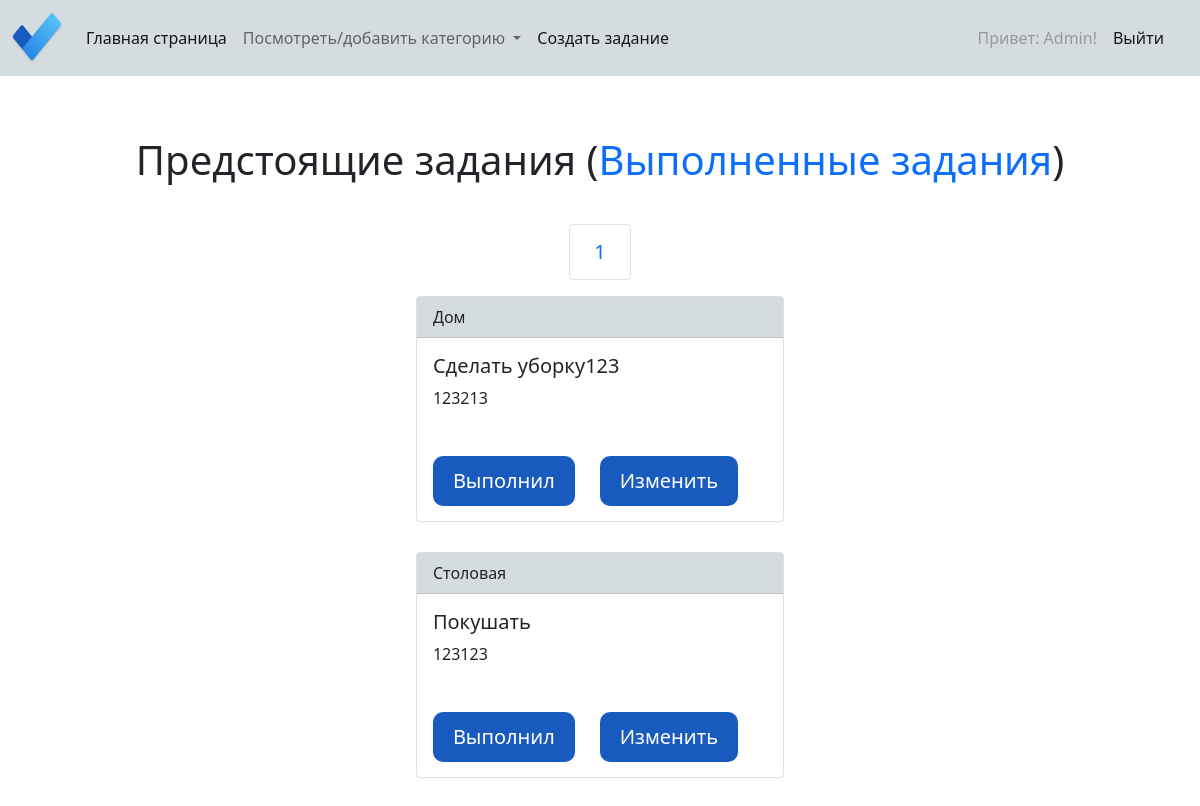
Before: /home/1 (signed in) with the older database file.
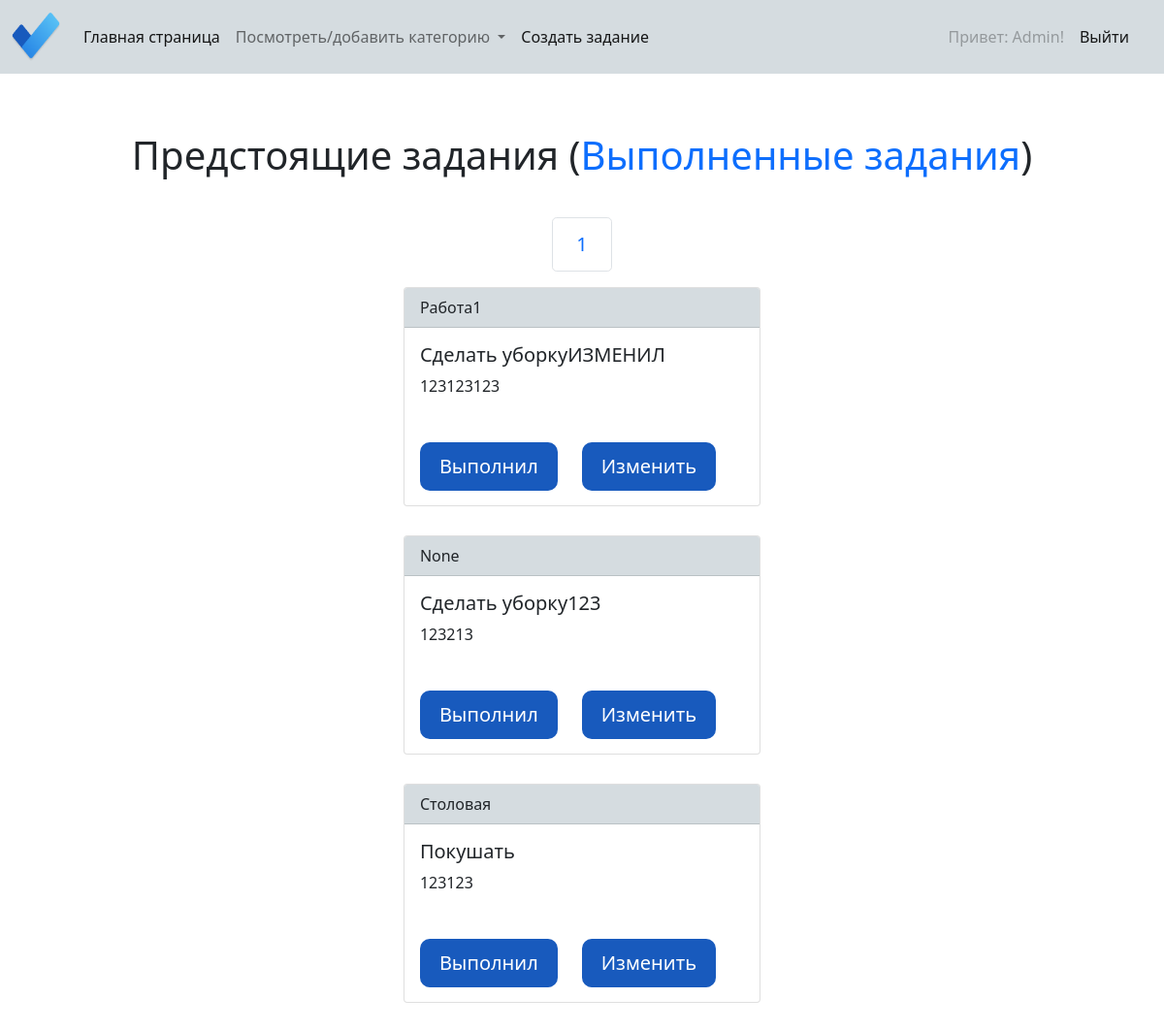
After: the same page with the newer database file.
### users/models.py (models this page shows, shortened)
class User(AbstractBaseUser):
    email = models.EmailField(max_length=100, unique=True, verbose_name='Почта')
    username = models.CharField(max_length=60, unique=True, null=True, blank=True, verbose_name='Никнейм')
    date_joined = models.DateTimeField(auto_now_add=True, verbose_name='Регистрация')
    is_admin = models.BooleanField(default=False)
    is_active = models.BooleanField(default=True)
    objects = MyUserManager()
    USERNAME_FIELD = 'email'
    REQUIRED_FIELDS = ['username']

### main/models.py (models this page shows, shortened)
class Task(models.Model):
    user = models.ForeignKey(User, on_delete=models.CASCADE, verbose_name='Пользователь')
    task_name = models.CharField(max_length=255, verbose_name='Задание')
    due_date = models.DateField(verbose_name='Дата выполнения')
    comment = models.TextField(blank=True, null=True, verbose_name='Комментарий')
    created_at = models.DateTimeField(auto_now_add=True, verbose_name='Дата создания')
    list = models.ForeignKey(List, on_delete=models.SET_NULL, null=True, blank=True, verbose_name='Категория')
    is_done = models.BooleanField(default=False)
    class Meta:
        verbose_name = 'Задание'
        verbose_name_plural = 'Задания'
        ordering = ['-created_at']

class List(models.Model):
    user = models.ForeignKey(User, on_delete=models.CASCADE, verbose_name='Пользователь')
    name = models.CharField(max_length=65, verbose_name='Категория')
    slug = models.SlugField()
    created_at = models.DateTimeField(auto_now_add=True, verbose_name='Дата создания')
    class Meta:
        verbose_name = 'Категория'
        verbose_name_plural = 'Категории'
        ordering = ['name']
    def __str__(self):
        return self.name

### main/views.py (the view)
# urls.py: 2. Add a URL to urlpatterns:  path('', views.home, name='home')
@login_required(login_url='login')
def home(request, pk):
    user = User.objects.get(id=pk)
    lists = user.list_set.all()
    tasks = user.task_set.filter(is_done=False)
    paginator = Paginator(tasks, 3)
    page_number = request.GET.get('page')
    page_obj = paginator.get_page(page_number)
    context = {
        'lists': lists,
        'tasks': tasks,
        'user': user,
        'page_obj': page_obj,
    }
    return render(request, 'main/home.html', context)

### main/templates/main/home.html (shortened to what this page needs)
{% extends 'base.html' %}
{% block content %}
<div class="container">
    <div class="row">
        <div class="col-12 d-flex flex-column justify-content-center align-items-center align-self-center">
            <h1 class="home_top">Предстоящие задания (<a href="{% url 'finished_page' request.user.id %}" class="home_finished-link">Выполненные задания</a>)</h1>
            <nav aria-label="..." class="pagination_content">
                <ul class="pagination pagination-lg">
                    {% for p in page_obj.paginator.page_range %}
                    <li class="page-item"><a class="page-link" href="?page={{ p }}">{{ p }}</a></li>
                    {% endfor %}
                </ul>
            </nav>
            {% for task in page_obj %}
            <div class="card cr">
                <div class="card-header">
                    {{ task.list }}
                </div>
                <div class="card-body">
                    <h5 class="card-title">{{ task.task_name }}</h5>
                    <p class="card-text">{{ task.comment }}</p>
                </div>
                <div class="home_card-btns d-flex justify-content-start">
                    <a href="{% url 'task_finished' user.id %}?id={{ task.id }}" class="done_btn">Выполнил</a>
                    <a href="{% url 'update_task'  task.id %}" class="done_btn">Изменить</a>
                </div>
            </div>
            {% endfor %}
        </div>
    </div>
</div>
{% endblock%}

### templates/base.html (shortened to what this page needs)
<!DOCTYPE html>
{% load static %}
<html lang="en">
<head>
    <link href="https://cdn.jsdelivr.net/npm/bootstrap@5.1.3/dist/css/bootstrap.min.css"
          rel="stylesheet"
>
    <link rel="stylesheet" href="{% static 'main/css/delete_task-page.css' %}" type="text/css" media="screen">
    <link rel="stylesheet" href="{% static 'main/css/create_list-page.css' %}" type="text/css" media="screen">
    <link rel="stylesheet" href="{% static 'css/base.css' %}" type="text/css" media="screen">
    <link rel="stylesheet" href="{% static 'main/css/home.css' %}">
</head>
<body>
{% include 'includes/navbar.html' %}
{% block content %}
{% endblock %}
</body>
</html>

### templates/includes/navbar.html (shortened to what this page needs)
{% load static %}
<nav class="navbar navbar-expand-lg navbar-light">
  <div class="container-fluid">
    <a class="navbar-brand" href="#"><img src="{% static 'main/images/logo.png' %}" alt="" style="width: 50px; height: 50px;"></a>
    <div class="collapse navbar-collapse" id="navbarSupportedContent">
      <ul class="navbar-nav me-auto mb-2 mb-lg-0">
        <li class="nav-item">
          <a class="nav-link active" aria-current="page" href="{% url 'home_page' user.id %}">Главная страница</a>
        </li>
        <li class="nav-item dropdown">
          <a class="nav-link dropdown-toggle" href="#" id="navbarDropdown" role="button" data-bs-toggle="dropdown" aria-expanded="false">
            Посмотреть/добавить категорию
          </a>
        </li>
        <li class="nav-item">
          <a class="nav-link active" aria-current="page" href="{% url 'create_task' %}">Создать задание</a>
        </li>
      </ul>
      <ul class="navbar-nav black me-3 mb-2 mb-lg-0">
        <li class="nav-item">
          <a class="nav-link disabled">Привет: {{ request.user.username }}!</a>
        </li>
        <li class="nav-item">
          <a href="{% url 'logout' %}" class="nav-link active">Выйти</a>
        </li>
      </ul>
    </div>
  </div>
</nav>

### static/css/base.css (style rules this page uses)
.navbar { background-color: #d5dce0; }

### main/static/main/css/home.css (style rules this page uses)
.container { margin-top: 5%; }
.home_top { margin-bottom: 40px; }
.home_finished-link { text-decoration: none; }
.home_card-btns { margin: 30px 20px 15px 16px ; }
.done_btn { color: white; text-decoration: none; margin-right: 25px; background-color: #185ABD; font-size: 20px; padding: 10px 20px; border-radius: 10px; }
.card-header { background-color: #d5dce0; }
.cr { margin-bottom: 30px; }

Changed rows visible on the page:
now on this page (row edited): Task: list "Работа1", task_name "Сделать уборкуИЗМЕНИЛ", comment "123123123"
changed Task "Сделать уборку123": list "Дом" → "None"
